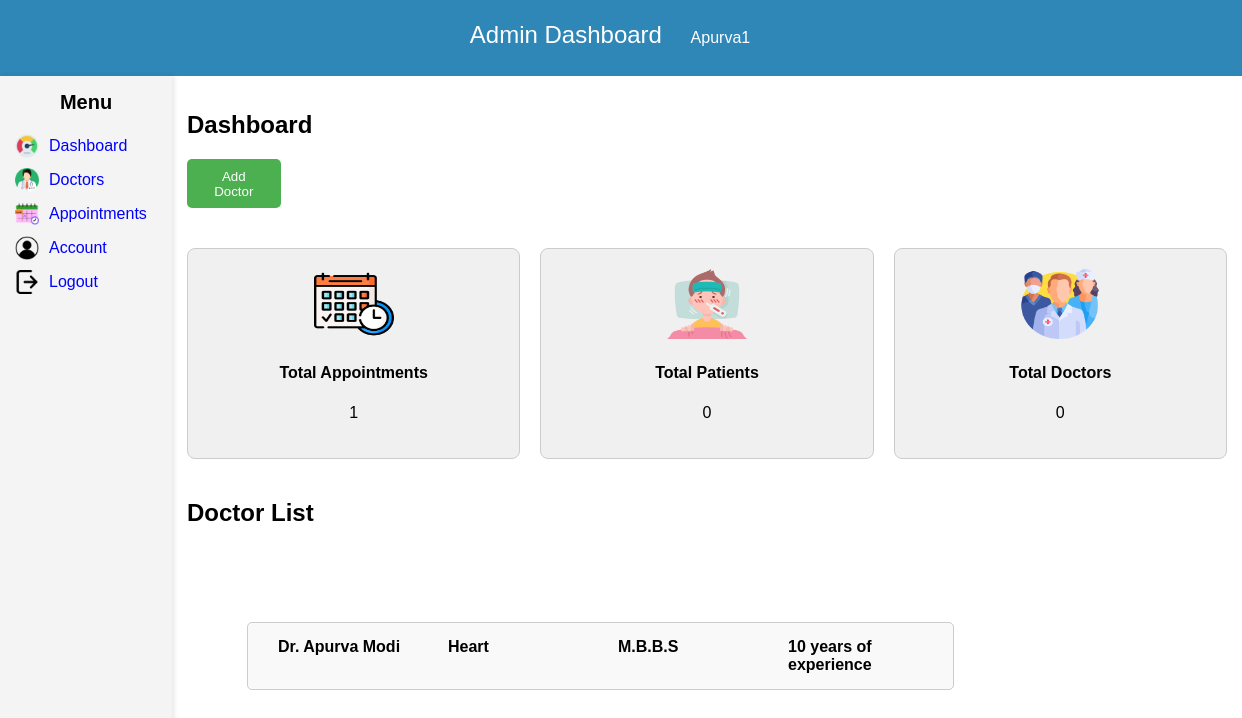
Screenshot of /admin/main.php (signed in) with the database file from the repository.
### tables this page shows
CREATE TABLE `doctor` (
  `doctor_id` int(11) NOT NULL,
  `doctor_fullname` varchar(255) NOT NULL,
  `username` varchar(255) NOT NULL,
  `email` varchar(255) NOT NULL,
  `password` varchar(255) NOT NULL,
  `qualification` varchar(255) NOT NULL,
  `specialization` varchar(255) NOT NULL,
  `experience` int(11) NOT NULL,
  `gender` enum('Male','Female') NOT NULL,
  `doctor_time` time NOT NULL,
  `address` text NOT NULL,
  `phone` varchar(20) NOT NULL,
  `status` enum('Active','Inactive') NOT NULL,
  `profile` varchar(255) NOT NULL
);

### admin/main.php (the view, shortened to what this page needs)
<?php
if(isset($_SESSION['username'])){
    $us = $_SESSION['username'];
}else{
    header('location: ../login.php');
}
?>
<!DOCTYPE html>
<html lang="en">
<head>
    <link rel="stylesheet" href="main.css">
</head>
<body>
    <div class="header">Admin Dashboard
        <button class="logout-btn"><?php  echo $us; ?></button>
    </div>
    <div class="container">
        <div class="sidebar">
            <h3>Menu</h3>
            <ul>
                <li>
                    <img src="img/performance.png" alt="Icon 1">
                    <a href="main.php">Dashboard</a>
                </li>
                <li>
                    <img src="img/doctor.png" alt="Icon 2">
                    <a href="doctor_list.php">Doctors</a>
                </li>
                <li>
                    <img src="img/calendar.png" alt="Appointment Icon">
                    <a href="appointment.php">Appointments</a>
                </li>
                <li>
                    <img src="img/account.png" alt="Icon 4">
                    <a href="account.php">Account</a>
                </li>
                <li>
                    <img src="img/logout.png" alt="Icon 3">
                    <a href="logout.php">Logout</a>
                </li>
            </ul>
        </div>
        <div id="dashboard-container">
            <h2 id="dashboard-label">Dashboard</h2>
            <button id="add-doctor-btn">Add Doctor</button>
            <div id="totals-container">
                <div class="totals-box">
                    <img src="img/appointment.png" alt="Total Appointments" class="totals-icon">
                    <h4>Total Appointments</h4>
                    <p id="total-appointments">1</p>
                </div>
                <div class="totals-box">
                    <img src="img/fever.png" alt="Total Patients" class="totals-icon">
                    <h4>Total Patients</h4>
                    <p id="total-patients">0</p>
                </div>
                <div class="totals-box">
                    <img src="img/medical-team.png" alt="Total Doctors" class="totals-icon">
                    <h4>Total Doctors</h4>
                    <p id="total-doctors">0</p>
                </div>
            </div>
    <div id="doctor-list" >
        <h2>Doctor List</h2>
        <div class="doctor-cards-container">
            <?php
            $conn = new mysqli('localhost', 'root', '', 'healthcare');
            $sql = "SELECT * FROM doctor";
            $result = $conn->query($sql);
            if ($result->num_rows > 0) {
                while ($row = $result->fetch_assoc()) {
                    echo '<div class="doctor-card">';
                    echo '<div class="doctor-info">';
                    echo '<span>' . $row['doctor_fullname'] . '</span>';
                    echo '<span>' . $row['specialization'] . '</span>';
                    echo '<span>' . $row['qualification'] . '</span>';
                    echo '<span>' . $row['experience'] . ' years of experience</span>';
                    echo '</div>';
                    echo '</div>';
                }
            } else {
                echo 'No doctors found.';
            }
            ?>
        </div>
    </div>
        </div>
    </div>
</body>
</html>

### admin/main.css (style rules this page uses)
body { font-family: Arial, sans-serif; margin: 0; padding: 0; display: flex; flex-direction: column; height: 100vh; }
.header { background-color: #2e87b7; color: white; padding: 15px; text-align: center; font-size: 24px; }
.container { display: flex; flex: 1; }
.sidebar { width: 200px; background-color: #f4f4f4; color: #fff; padding: 15px; height: 88vh; box-shadow: 2px 0 5px rgba(0, 0, 0, 0.1); }
.sidebar h3 { margin-top: 0; font-size: 20px; text-align: center; margin-bottom: 20px; color: black; }
.sidebar ul { list-style-type: none; padding: 0; }
.sidebar ul li { display: flex; align-items: center; margin: 10px 0; cursor:default; transition: background-color 0.3s ease; color: inherit; border-radius: 5px; }
.sidebar ul li img { width: 24px; height: 24px; margin-right: 10px; flex-shrink: 0; }
.sidebar ul li a { text-decoration: none; }
#dashboard-container { flex: 1; padding: 15px; display: flex; flex-direction: column; }
#totals-container { display: flex; margin-bottom: 20px; margin-top: 40px; }
.totals-box { background-color: #f0f0f0; border: 1px solid #ccc; border-radius: 8px; padding: 20px; text-align: center; flex: 1; margin-right: 20px; }
.totals-box img { width:80px; height: 70px; }
.totals-box:last-child { margin-right: 0; }
#add-doctor-btn { background-color: #4CAF50; color: #fff; padding: 10px 20px; border: none; border-radius: 5px; cursor: pointer; width: 9%; height: 7%; }
a { color: blue; text-decoration: none; }

### admin/main.php (style rules this page uses)
.doctor-cards-container { display: flex; flex-wrap: wrap; flex-direction: row; align-items: center; padding: 20px; width: 1000px; height: 180px; overflow-y: auto; scrollbar-width: none; }
.doctor-card { border: 1px solid #ccc; border-radius: 5px; padding: 15px; margin: 10px 0; background-color: #f9f9f9; display: flex; align-items: center; margin-left: 40px; }
.doctor-info { display: flex; justify-content: space-between; width: 100%; margin-left: 15px; }
.doctor-info span { font-weight: bold; width: 150px; margin-right: 20px; }
.doctor-info span:last-child { margin-right: 0; }
.header { background-color: #2e87b7; color: white; padding: 15px; text-align: center; font-size: 24px; }
.logout-btn { background-color: #2e87b7; color: white; border: none; padding: 10px 20px; text-align: center; text-decoration: none; display: inline-block; font-size: 16px; margin: 4px 2px; cursor: pointer; border-radius: 5px; transition: background-color 0.3s; }

### rows the page displays
doctor: doctor_fullname "Dr. Apurva Modi", specialization "Heart", qualification "M.B.B.S", experience "10"

### other values shown
$us "Apurva1"
